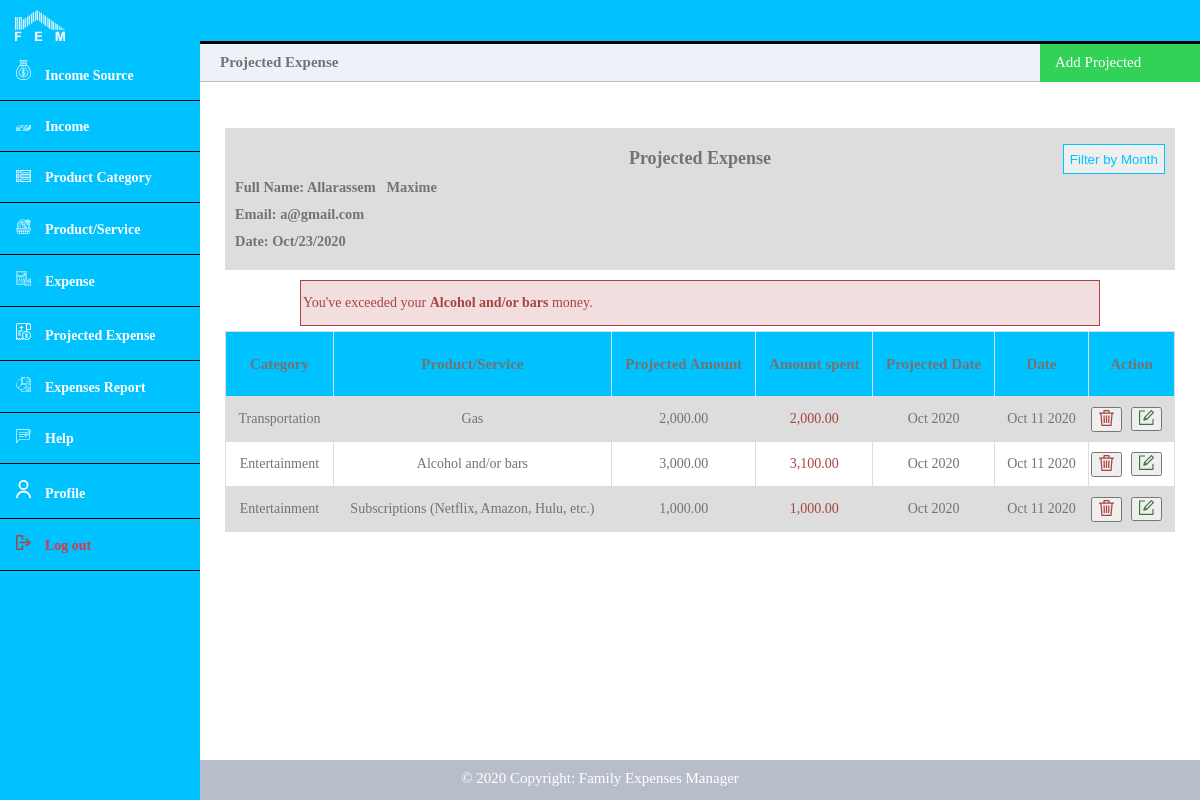
The page /projected-expense.php (signed in) on the database its author committed.
### tables this page shows
CREATE TABLE `User` (
  `user_id` int(11) NOT NULL,
  `first_name` varchar(50) NOT NULL,
  `last_name` varchar(50) NOT NULL,
  `user_email` varchar(100) NOT NULL,
  `is_admin` tinyint(1) NOT NULL DEFAULT 0,
  `user_password` varchar(200) NOT NULL,
  `created_at` date NOT NULL DEFAULT current_timestamp()
);

CREATE TABLE `ProjectedExpense` (
  `projected_id` int(11) NOT NULL,
  `user_id` int(11) NOT NULL,
  `product_service_id` int(11) NOT NULL,
  `projected_date` date NOT NULL,
  `projected_amount` decimal(10,0) NOT NULL,
  `created_at` timestamp NOT NULL DEFAULT current_timestamp()
);

CREATE TABLE `ProductServiceCategory` (
  `category_id` int(11) NOT NULL,
  `user_id` int(11) NOT NULL,
  `name` varchar(100) NOT NULL,
  `created_at` timestamp NOT NULL DEFAULT current_timestamp()
);

CREATE TABLE `ProductService` (
  `product_service_id` int(11) NOT NULL,
  `product_service_category_id` int(11) NOT NULL,
  `name` varchar(100) NOT NULL,
  `created_at` timestamp NOT NULL DEFAULT current_timestamp(),
  `user_id` int(11) NOT NULL
);

### projected-expense.php (the view, shortened to what this page needs)
<?php
	require_once('config/db_connection.php');
	$user_id = $_SESSION['user_id'];
	$query   = "SELECT * FROM User WHERE user_id = '$user_id'";
	$results = mysqli_query($con, $query);
	if (mysqli_num_rows($results) == 1) {
		$profile_data = $results->fetch_assoc();
	}
	$the_year   = date("Y");
	$the_month  = date("m");
?>
<!DOCTYPE html>
<html>
	<head>
		<link rel="stylesheet" href="css/dashboard.css">
	</head>
	<body>
		<?php include('header.php'); ?>
		<div class="main-content">
			<div class="title-left" style="font-size: 15px; color: #737373;">
				Projected Expense
			</div>
			<div class="title-right" id="myBtn">
				<div class="add">
					<a style="font-size: 15px;">Add Projected</a>
				</div>
			</div>
			<div>
				<?php include('errors.php'); ?><br>
			</div>
			<div>
				<?php include('success.php'); ?><br>
			</div>
			<div style="overflow-x:auto;">
				<div class="report-title" style="margin-bottom: 10px;">
					<div style="font-size:18px; text-align:center;">Projected Expense</div>
					<div class="report-filter" onclick="shoWprojectedFilter()" style="float: right; margin-top: -35px; font-size: 15px;">
						<button style=" color: #00C2FF; height: 30px;  cursor: pointer; border: 1px solid #00C2FF;">Filter by Month</button>
					</div>
					<div>Full Name: <?php echo $profile_data['first_name']; ?>&nbsp;&nbsp; <?php echo $profile_data['last_name']; ?></div>
					<div>Email: <?php echo $profile_data['user_email']; ?></div>
					<div>Date: <?php echo  date("M"); ?>/<?php echo  date("d"); ?>/<?php echo  date("Y"); ?></div>
				</div>
				<table>
					<?php
						$user_id = $_SESSION['user_id'];
						$query   = "SELECT * FROM ProjectedExpense WHERE user_id = '$user_id' AND YEAR(projected_date) = '$the_year' AND MONTH(projected_date) = '$the_month' ORDER BY created_at DESC";
						$results = mysqli_query($con, $query);
						if (mysqli_num_rows($results) > 0) {
							?>
								<tr style="height: 65px; font-size: 15px; color: #737373;">
									<th style="color: #737373;">Category</th>
									<th style="color: #737373;">Product/Service</th>
                                    <th style="color: #737373;">Projected Amount</th>
                                    <th style="color: #737373;">Amount spent</th>
                                    <th style="color: #737373;">Projected Date</th>
									<th style="color: #737373;">Date</th>
									<th style="color: #737373;">Action</th>
								</tr>
							<?php
							while($row = $results->fetch_assoc()) {
								$product_service_id = $row['product_service_id'];
								$query   = "SELECT * FROM ProductService WHERE product_service_id = '$product_service_id'";
								$result2 = mysqli_query($con, $query);
								if (mysqli_num_rows($result2) == 1) {
									$product_service_data = $result2->fetch_assoc();
								}
								$product_category_id = $product_service_data['product_service_category_id'];
								$query   = "SELECT * FROM ProductServiceCategory WHERE category_id = '$product_category_id'";
								$result3 = mysqli_query($con, $query);
								if (mysqli_num_rows($result3) == 1) {
									$product_category_data = $result3->fetch_assoc();
								}
								$total_expense = 0;
								$this_year   = date("Y",strtotime($row['projected_date']));
								$this_month  = date("m",strtotime($row['projected_date']));
								$expense_query   = "SELECT * FROM Expense WHERE product_service_id = '$product_service_id' AND YEAR(created_at) = '$this_year' AND MONTH(created_at) = '$this_month' ORDER BY created_at DESC";
								$expense_result = mysqli_query($con, $expense_query);
								while($expense = $expense_result->fetch_assoc()) {
									$total_expense += $expense['price'];
								}
								if ($total_expense > $row['projected_amount']) {
									?>
										<div class="error" style="margin-bottom: 5px;">
											<p><?php echo "You've exceeded your <b>".$product_service_data['name']."</b>"." money."; ?></p>
										</div>
									<?php
								}
								?>
									<tr>
										<td><?php echo $product_category_data['name'] ?></td>
										<td><?php echo $product_service_data['name'] ?></td>
										<td><?php echo number_format($row['projected_amount'], 2) ?></td>
										<td style="color:#a94442;"><?php echo number_format($total_expense, 2) ?></td>
										<td><?php echo date('M Y',strtotime($row['projected_date'])) ?></td>
										<td><?php echo date('M d Y',strtotime($row['created_at'])) ?></td>
										<td>
											<form action="" method="POST" style="margin-left:-40px;">
												<button name="delete-projected-expense" style="cursor: pointer;">
												<img src="images/icons/delete.svg" style="width: 15px;">
												</button>&nbsp;&nbsp;&nbsp;
											</form>
											<div style="margin-left:30px; margin-top:-25px">
												<button>
													<a href="projected-expense-update.php?id1=<?php echo $_SESSION['user_id'] ?>&id2=<?php echo $row['projected_id'] ?>&id3=<?php echo $row['projected_date'] ?>&id4=<?php echo $product_service_data['product_service_id'] ?>&amount=<?php echo $row['projected_amount'] ?>">
														<img src="images/icons/edit.svg" style="width: 15px;">
													</a>
												</button>
											</div>
										</td>
									</tr>
								<?php
							}
						} else {
							?>
								<div style="font-size: 15px; color: #737373; margin-top: 50px; text-align: center;">No data</div>
							<?php
						}
					?>
				</table>
			</div>
		</div>
		<br><br><br>
		<?php include_once("footer.php"); ?>
	</body>
</html>

### css/dashboard.css (style rules this page uses)
* { box-sizing: border-box; }
body { margin: 0; padding: 0; }
.error { padding: 0px 2px; border: 1px solid #a94442; color: #a94442; background: #f2dede; width: 80%; margin: 0 10%; font-size: 14px; }
table { border-collapse: collapse; width: 95%; margin: auto; color: #737373; font-size: 14px; margin-top: 15px; }
td, th { border: 1px solid #dddddd; text-align: left; padding: 10px; text-align: center; }
table tr th { background-color: #00C2FF; color: #233245; }
tr:nth-child(even) { background-color: #dddddd; }
.main-content { padding: 40px; margin-top: 0; padding: 0; padding-top: 44px; height: 100%; overflow: scroll; }
.main-content .title-left { background-color: #eef1f7; border-bottom: 1px solid #b8bec9; padding: 10px 20px; font-weight: 700; color: #333; font-size: 16px; }
.main-content .title-right { float: right; width: 160px; margin-right: 0px; margin-top: -40px; cursor: pointer; }
.main-content .title-right .add { background-color: #32d157; font-size: 17px; height: 40px; color: white; padding-left: 15px; padding-top: 10px; cursor: pointer; }
.main-content .title-right .add a { text-decoration: none; color: white; }
.report-title { font-size: 12px; color: #737373; margin-top: 10px; background-color: #dddddd; margin-left: 2.5%; margin-right: 2.5%; padding-bottom: 10px; padding-top: 10px; }
.report-title div { margin: 10px; font-weight: bold; font-size: larger; }
@media only screen and (min-width: 300px) { table { border-collapse: collapse; width: 95%; margin: auto; } }
@media only screen and (min-width: 600px) { table { border-collapse: collapse; width: 95%; margin: auto; } }
@media only screen and (min-width: 600px) { .main-content { margin-left: 70px; } }
@media only screen and (min-width: 800px) { table { border-collapse: collapse; width: 95%; margin: auto; } }
@media only screen and (min-width: 800px) { .main-content { margin-left: 200px; } }
@media screen and (min-width: 1024px) { table { border-collapse: collapse; width: 95%; margin: auto; } }

### rows shown on the page
user: first_name "Allarassem", last_name "Maxime", user_email "a@gmail.com"
projectedexpense: productservicecategory.name "Transportation", product_service.name "Gas", projected_amount "2,000.00", total_expense "2,000.00", projected_date "Oct 2020", created_at "Oct 11 2020"
projectedexpense: product_service.name "Alcohol and/or bars", productservicecategory.name "Entertainment", projected_amount "3,000.00", total_expense "3,100.00", projected_date "Oct 2020", created_at "Oct 11 2020"
projectedexpense: productservicecategory.name "Entertainment", product_service.name "Subscriptions (Netflix, Amazon, Hulu, etc.)", projected_amount "1,000.00", total_expense "1,000.00", projected_date "Oct 2020", created_at "Oct 11 2020"
